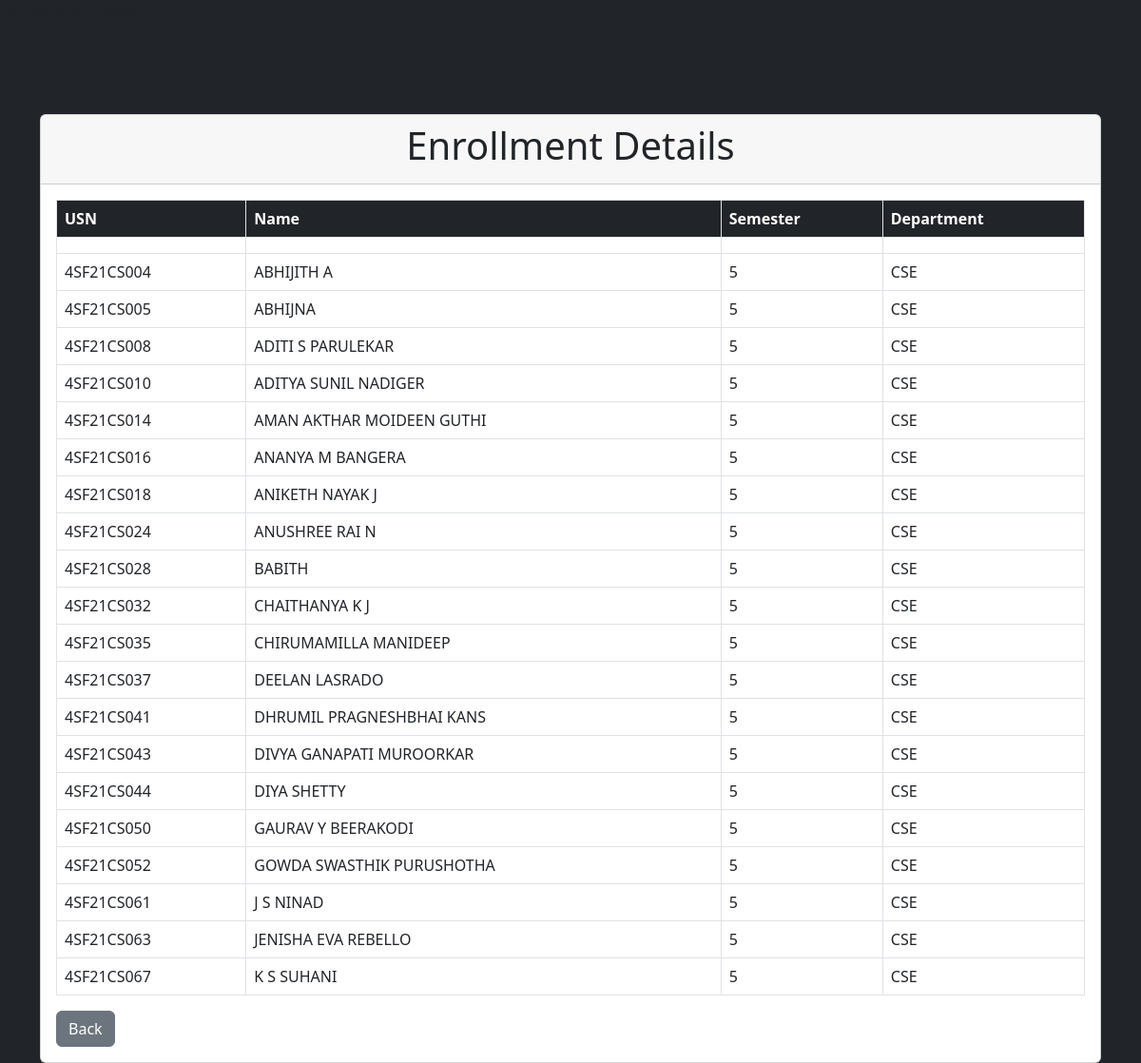
Page /WORKSHOP/get_enrollment.php?w_id=W1 on the committed database.
### tables this page shows
CREATE TABLE `student` (
  `USN` varchar(25) NOT NULL,
  `s_name` varchar(25) DEFAULT NULL,
  `s_sem` int(5) DEFAULT NULL,
  `s_dept` varchar(25) DEFAULT NULL,
  `dept_id` varchar(25) DEFAULT NULL
);

### WORKSHOP/get_enrollment.php (the view, shortened to what this page needs)
<?php
include 'connect.php';
?>
<head>
    <link href="https://cdn.jsdelivr.net/npm/bootstrap@5.2.3/dist/css/bootstrap.min.css" rel="stylesheet">
</head>
<body class="bg-dark">
    <div class="container">
        <div class="row mt-5">
            <div class="col">
                <div class="card mt-5">
                    <div class="card-header">
                        <h2 class="display-6 text-center"><strong>Enrollment Details</strong></h2>
                    </div>
                    <div class="card-body">
                        <?php
                        $w_id = $_GET['w_id'];
                        $sql = "SELECT s.* FROM workshop_enroll we
                                LEFT JOIN student s ON we.USN = s.USN
                                WHERE we.w_id = '$w_id'";
                        $result = mysqli_query($con, $sql);
                        if ($result) {
                            echo '<table class="table table-bordered">';
                            echo '<thead class="bg-dark text-white">';
                            echo '<tr>';
                            echo '<th>USN</th>';
                            echo '<th>Name</th>';
                            echo '<th>Semester</th>';
                            echo '<th>Department</th>';
                            echo '</tr>';
                            echo '</thead>';
                            echo '<tbody>';
                            while ($row = mysqli_fetch_assoc($result)) {
                                echo '<tr>';
                                echo '<td>' . $row['USN'] . '</td>';
                                echo '<td>' . $row['s_name'] . '</td>';
                                echo '<td>' . $row['s_sem'] . '</td>';
                                echo '<td>' . $row['s_dept'] . '</td>';
                                echo '</tr>';
                            }
                            echo '</tbody>';
                            echo '</table>';
                        } else {
                            echo "Error fetching enrollment details: " . mysqli_error($con);
                        }
                        ?>
                        <a href="index.php" class="btn btn-secondary">Back</a>
                    </div>
                </div>
            </div>
        </div>
    </div>

### rows in the picture
student: USN "4SF21CS004", s_name "ABHIJITH A", s_sem "5", s_dept "CSE"
student: USN "4SF21CS005", s_name "ABHIJNA", s_sem "5", s_dept "CSE"
student: USN "4SF21CS008", s_name "ADITI S PARULEKAR", s_sem "5", s_dept "CSE"
student: USN "4SF21CS010", s_name "ADITYA SUNIL NADIGER", s_sem "5", s_dept "CSE"
student: USN "4SF21CS014", s_name "AMAN AKTHAR MOIDEEN GUTHI", s_sem "5", s_dept "CSE"
student: USN "4SF21CS016", s_name "ANANYA M BANGERA", s_sem "5", s_dept "CSE"
student: USN "4SF21CS018", s_name "ANIKETH NAYAK J", s_sem "5", s_dept "CSE"
student: USN "4SF21CS024", s_name "ANUSHREE RAI N", s_sem "5", s_dept "CSE"
student: USN "4SF21CS028", s_name "BABITH", s_sem "5", s_dept "CSE"
student: USN "4SF21CS032", s_name "CHAITHANYA K J", s_sem "5", s_dept "CSE"
student: USN "4SF21CS035", s_name "CHIRUMAMILLA MANIDEEP", s_sem "5", s_dept "CSE"
student: USN "4SF21CS037", s_name "DEELAN LASRADO", s_sem "5", s_dept "CSE"
student: USN "4SF21CS041", s_name "DHRUMIL PRAGNESHBHAI KANS", s_sem "5", s_dept "CSE"
student: USN "4SF21CS043", s_name "DIVYA GANAPATI MUROORKAR", s_sem "5", s_dept "CSE"
student: USN "4SF21CS044", s_name "DIYA SHETTY", s_sem "5", s_dept "CSE"
student: USN "4SF21CS050", s_name "GAURAV Y BEERAKODI", s_sem "5", s_dept "CSE"
student: USN "4SF21CS052", s_name "GOWDA SWASTHIK PURUSHOTHA", s_sem "5", s_dept "CSE"
student: USN "4SF21CS061", s_name "J S NINAD", s_sem "5", s_dept "CSE"
student: USN "4SF21CS063", s_name "JENISHA EVA REBELLO", s_sem "5", s_dept "CSE"
student: USN "4SF21CS067", s_name "K S SUHANI", s_sem "5", s_dept "CSE"
